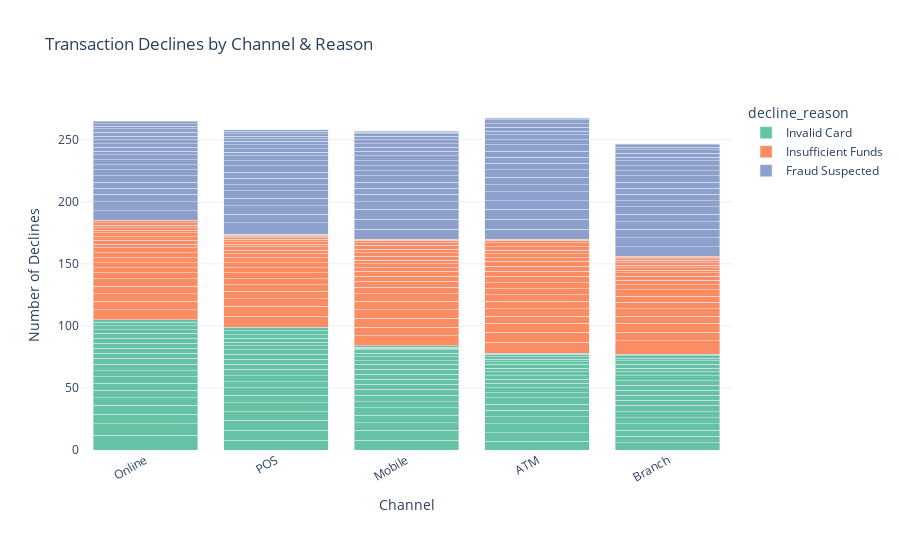

Notebook code for this chart:
### Markdown cell above
### Decline By Channel Stacked

### Code cell
decline_by_channel_stacked_query = "SELECT * FROM gold.analytics_transaction_decline_analysis ORDER BY declined_count DESC"
decline_by_channel_stacked_df = fetch_data(decline_by_channel_stacked_query)

numeric_cols = decline_by_channel_stacked_df.select_dtypes(include='number').columns
channel_agg = (
    decline_by_channel_stacked_df
    .groupby('channel')[numeric_cols]
    .sum()
    .sort_values('declined_count', ascending=False)
    .reset_index()
)
top_channels_df = decline_by_channel_stacked_df[
    decline_by_channel_stacked_df['channel'].isin(channel_agg['channel'])
]

fig = px.bar(
    top_channels_df,
    x='channel',
    y='declined_count',
    color='decline_reason',
    labels={'declined_count': 'Number of Declines'},
    hover_data={
        'declined_count': ':,',
        'avg_declined_amount': ':$,.2f',
        'affected_customers': ':,'
    },
    color_discrete_sequence=px.colors.qualitative.Set2,
    title='Transaction Declines by Channel & Reason'
)

fig.update_layout(
    height=550,
    barmode='stack',
    xaxis_title='Channel',
    yaxis_title='Number of Declines',
    plot_bgcolor='white',
    paper_bgcolor='white',
    xaxis=dict(tickangle=-30, showgrid=False),
    yaxis=dict(showgrid=True, gridcolor='rgba(200,200,200,0.3)'),
    margin=dict(t=100, l=80, r=40, b=100)
)

fig.show()

### Figure 1 — Plotly figure (JSON) as saved in the notebook; plotly's stock layout.template omitted (floating-point values rounded to 4 significant figures; data arrays with more than 128 entries replaced by an {"elided": "..."} marker saying what was removed)
{"data": [{"customdata": {"elided": "100x2 float values"}, "hovertemplate": "decline_reason=Invalid Card<br>channel=%{x}<br>Number of Declines=%{y:,}<br>avg_declined_amount=%{customdata[0]:$,.2f}<br>affected_customers=%{customdata[1]:,}<extra></extra>", "legendgroup": "Invalid Card", "marker": {"color": "rgb(102,194,165)", "pattern": {"shape": ""}}, "name": "Invalid Card", "orientation": "v", "showlegend": true, "textposition": "auto", "type": "bar", "x": ["Online", "Online", "POS", "Online", "POS", "Mobile", "Mobile", "POS", "POS", "Online", "ATM", "ATM", "ATM", "POS", "Online", "POS", "Online", "Online", "Mobile", "Mobile", "Mobile", "Branch", "ATM", "POS", "ATM", "ATM", "ATM", "Branch", "Branch", "Branch", "Branch", "Branch", "Branch", "Mobile", "Mobile", "Mobile", "Online", "Online", "Online", "Online", "POS", "POS", "POS", "Mobile", "Online", "Mobile", "POS", "POS", "Branch", "Branch", "Branch", "Branch", "Branch", "POS", "Branch", "Online", "ATM", "Online", "ATM", "ATM", "Mobile", "Online", "Mobile", "Online", "Mobile", "POS", "Online", "Online", "Online", "ATM", "ATM", "ATM", "ATM", "POS", "ATM", "Branch", "Branch", "POS", "Branch", "POS", "Branch", "POS", "Mobile", "Mobile", "POS", "Mobile", "Mobile", "POS", "ATM", "ATM", "ATM", "ATM", "Branch", "Branch", "Online", "Mobile", "Branch", "Mobile", "Mobile", "ATM"], "xaxis": "x", "y": [12, 9, 8, 8, 8, 8, 8, 8, 7, 7, 7, 7, 7, 7, 6, 6, 6, 6, 6, 6, 6, 6, 6, 6, 5, 5, 5, 5, 5, 5, 5, 5, 5, 5, 5, 5, 5, 5, 5, 5, 5, 5, 5, 4, 4, 4, 4, 4, 4, 4, 4, 4, 4, 4, 4, 4, 4, 4, 4, 4, 4, 4, 4, 4, 4, 4, 3, 3, 3, 3, 3, 3, 3, 3, 3, 3, 3, 3, 3, 3, 3, 3, 3, 3, 3, 3, 3, 3, 2, 2, 2, 2, 2, 2, 2, 1, 1, 1, 1, 1], "yaxis": "y"}, {"customdata": {"elided": "100x2 float values"}, "hovertemplate": "decline_reason=Insufficient Funds<br>channel=%{x}<br>Number of Declines=%{y:,}<br>avg_declined_amount=%{customdata[0]:$,.2f}<br>affected_customers=%{customdata[1]:,}<extra></extra>", "legendgroup": "Insufficient Funds", "marker": {"color": "rgb(252,141,98)", "pattern": {"shape": ""}}, "name": "Insufficient Funds", "orientation": "v", "showlegend": true, "textposition": "auto", "type": "bar", "x": ["Branch", "ATM", "POS", "ATM", "POS", "Online", "Mobile", "Mobile", "Branch", "Mobile", "Online", "Branch", "Mobile", "ATM", "Mobile", "Branch", "ATM", "ATM", "ATM", "Online", "Online", "Mobile", "POS", "POS", "Branch", "Online", "ATM", "ATM", "ATM", "ATM", "Branch", "Branch", "Branch", "Mobile", "Mobile", "Online", "POS", "POS", "POS", "POS", "POS", "Branch", "POS", "ATM", "ATM", "Mobile", "Branch", "Online", "Online", "Online", "ATM", "Online", "Online", "Mobile", "Branch", "Mobile", "Mobile", "Mobile", "Mobile", "Mobile", "Mobile", "Mobile", "Online", "Online", "Online", "Online", "POS", "POS", "POS", "ATM", "ATM", "ATM", "ATM", "ATM", "Branch", "Online", "Branch", "Mobile", "Branch", "Branch", "POS", "Branch", "Branch", "ATM", "POS", "POS", "Online", "Online", "Online", "Online", "Mobile", "POS", "POS", "POS", "ATM", "Branch", "Branch", "POS", "Mobile", "Branch"], "xaxis": "x", "y": [11, 9, 9, 8, 8, 8, 8, 7, 7, 7, 7, 7, 7, 7, 7, 6, 6, 6, 6, 6, 6, 6, 6, 6, 6, 6, 5, 5, 5, 5, 5, 5, 5, 5, 5, 5, 5, 5, 5, 4, 4, 4, 4, 4, 4, 4, 4, 4, 4, 4, 4, 4, 4, 4, 3, 3, 3, 3, 3, 3, 3, 3, 3, 3, 3, 3, 3, 3, 3, 3, 3, 3, 3, 3, 3, 2, 2, 2, 2, 2, 2, 2, 2, 2, 2, 2, 2, 2, 2, 2, 2, 1, 1, 1, 1, 1, 1, 1, 1, 1], "yaxis": "y"}, {"customdata": {"elided": "100x2 float values"}, "hovertemplate": "decline_reason=Fraud Suspected<br>channel=%{x}<br>Number of Declines=%{y:,}<br>avg_declined_amount=%{customdata[0]:$,.2f}<br>affected_customers=%{customdata[1]:,}<extra></extra>", "legendgroup": "Fraud Suspected", "marker": {"color": "rgb(141,160,203)", "pattern": {"shape": ""}}, "name": "Fraud Suspected", "orientation": "v", "showlegend": true, "textposition": "auto", "type": "bar", "x": ["POS", "Online", "ATM", "Branch", "ATM", "Mobile", "Mobile", "Mobile", "ATM", "POS", "Online", "ATM", "Branch", "POS", "ATM", "Branch", "POS", "POS", "Branch", "ATM", "Branch", "Branch", "ATM", "Mobile", "ATM", "Mobile", "Online", "Online", "ATM", "ATM", "ATM", "Branch", "Branch", "Branch", "Branch", "Branch", "Mobile", "Mobile", "Mobile", "Online", "Online", "Online", "ATM", "POS", "POS", "POS", "POS", "Online", "ATM", "Online", "Mobile", "ATM", "Mobile", "Mobile", "Branch", "Online", "POS", "Branch", "Mobile", "Branch", "POS", "Mobile", "Mobile", "Online", "Online", "Online", "Online", "Online", "Online", "Online", "Mobile", "ATM", "ATM", "ATM", "Mobile", "Mobile", "ATM", "Branch", "Branch", "POS", "POS", "Branch", "POS", "POS", "Mobile", "POS", "POS", "POS", "Online", "Branch", "Online", "Branch", "POS", "Online", "ATM", "Mobile", "Mobile", "POS", "Branch", "ATM"], "xaxis": "x", "y": [9, 8, 8, 8, 8, 8, 8, 8, 8, 7, 7, 7, 7, 7, 7, 7, 6, 6, 6, 6, 6, 6, 6, 6, 6, 6, 6, 5, 5, 5, 5, 5, 5, 5, 5, 5, 5, 5, 5, 5, 5, 5, 5, 5, 5, 5, 5, 4, 4, 4, 4, 4, 4, 4, 4, 4, 4, 4, 4, 4, 4, 4, 3, 3, 3, 3, 3, 3, 3, 3, 3, 3, 3, 3, 3, 3, 3, 3, 3, 3, 3, 3, 3, 3, 2, 2, 2, 2, 2, 2, 2, 2, 2, 2, 1, 1, 1, 1, 1, 1], "yaxis": "y"}], "layout": {"barmode": "stack", "height": 550, "legend": {"title": {"text": "decline_reason"}, "tracegroupgap": 0}, "margin": {"b": 100, "l": 80, "r": 40, "t": 100}, "paper_bgcolor": "white", "plot_bgcolor": "white", "title": {"text": "Transaction Declines by Channel & Reason"}, "xaxis": {"anchor": "y", "domain": [0, 1], "showgrid": false, "tickangle": -30, "title": {"text": "Channel"}}, "yaxis": {"anchor": "x", "domain": [0, 1], "gridcolor": "rgba(200,200,200,0.3)", "showgrid": true, "title": {"text": "Number of Declines"}}}}
